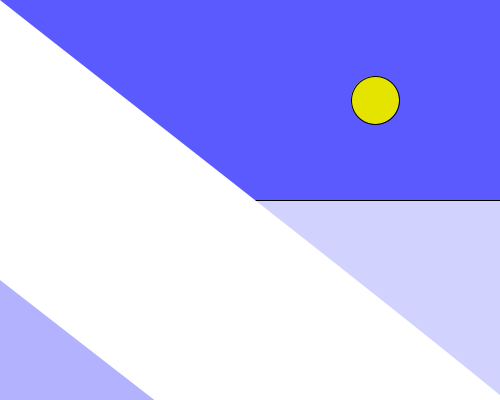
Frame 1 (no input)
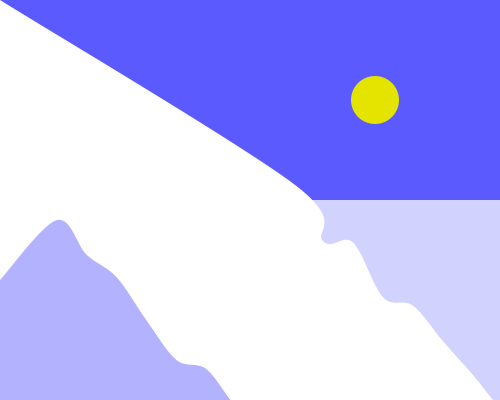
Frame 60 (the mouse pressed at the canvas centre just before this capture)
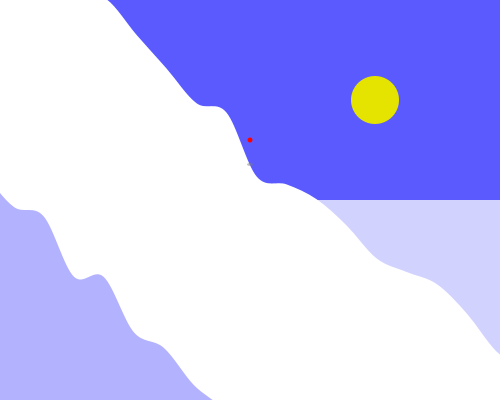
Frame 120 (the mouse held since frame 60 and released just before this capture)

The Processing sketch that drew these frames (run headless with seeded random() and noise(); from frame 60 on, the mouse is pressed at the canvas centre):

// Processing sketch: processing_187361
// ── processing_187361.pde

class curveGroup
{
  Boolean passed = false;
  ArrayList<PVector> verts;
  terrainLayer mylr;
  public curveGroup(float startx, float starty, terrainLayer lr)
  {
    verts = new ArrayList();
    int pointN = (int)(random(1)*10);
    mylr = lr;
    for(int i = 0; i < 1 + pointN; i++)
    {
      float xo = startx+(terrainPointSpacing*(i+1));
      float yo = starty+(terrainPointSpacing*(i+1)) + (-20 + random(40));
      
      verts.add(new PVector(xo, yo));
    }
  }
  
  void move(float globalSpeed)
  {
    if(passed) return;
    //move all towards 0,0 with globalSpeed
    for(PVector v : verts)
    {
      v.x -= globalSpeed;
      v.y -= globalSpeed;
    }
  }
  
  public PVector getLastVector()
  {
    return verts.get(verts.size()-1);
  }
  
  void apply()
  {
    if(passed) return;
    passed = true;
    for(PVector v : verts)
    {
      curveVertex(v.x, v.y);
      if(v.x > 0)
      {
        passed = false;
      }
      else
      {
        mylr.origin = v;
      }
    }
  }
  
  void debug()
  {
   if(passed) return; 
    for(PVector v : verts)
    {
      fill(255, 0, 0);
      noStroke();
      ellipse(v.x, v.y, 3, 3);
    }
  }  
}

class terrainLayer
{
  ArrayList<curveGroup> curves;
  PVector origin = new PVector(0,0);
  float offsetX = 0;
  float offsetY = 0;
  float moveSpd = 1;
  color terrainColor;

  public terrainLayer(float offsetx, float offsety, float moveSpeed, color col)
  {
    curves = new ArrayList();
    addCurveGroup();
    offsetX = offsetx;
    offsetY = offsety;
    moveSpd = moveSpeed;
    terrainColor = col;
  }
  
  ArrayList<PVector> aroundX(float x)
  {
    PVector lastPos = curves.get(0).verts.get(0);
    ArrayList<PVector> returnValues = new ArrayList();
    
    for(curveGroup grp : curves)
    {
      for(PVector vrt : grp.verts)
      {
        if(x > vrt.x)
        {
          lastPos = vrt;
        }
        else
        {
          returnValues.add(lastPos);
          returnValues.add(vrt);
          return returnValues;
        }   
      }
    }
    
    return null;
  }
  
  void addCurveGroup()
  {
    PVector LastCurveVector = new PVector(width, height);
    if(curves.size() > 0)
    {
      LastCurveVector = curves.get(curves.size()-1).getLastVector();
    }
    curves.add(new curveGroup(LastCurveVector.x, LastCurveVector.y, this));
  }  
  
  void draw()
  {
    //draw 'terrain'
    pushMatrix();
    translate(offsetX, offsetY);
    fill(terrainColor);
    noStroke();
    beginShape();
    curveVertex(origin.x, origin.y); // the first control point
    curveVertex(origin.x, origin.y); // is also the start point of curve
    
    for(curveGroup grp : curves)
    {
      grp.move(moveSpd);
      grp.apply();
    }
   
    curveVertex(width, height); // the last point of curve
    curveVertex(width, height); // is also the last control point
    vertex(0, height);
    vertex(0,0);
    endShape(CLOSE);
     
    //clean up passed curve groups
    for(int i=curves.size()-1; i > 0; i--)
    {
      if(curves.get(i).passed)
      {
        curves.remove(i);
      }
    }
    
    while(curves.size() < 8)
    {
      addCurveGroup();
    }
    /*
    for(curveGroup grp : curves)
    {
      grp.debug();
    }
    */
    popMatrix();
  }
}

class skier
  {
    PVector pos;
    terrainLayer myLayer;
    float initialGrav = 0.2;
    float grav = 0.2;
    
    float xspd = 1;
    
    public skier(terrainLayer tl, float xpos)
    {
      grav = initialGrav;
      pos = new PVector(xpos, 0);
      myLayer = tl;
    }
    
    void draw()
    {
      //get control points closest to x position
      ArrayList<PVector> points = myLayer.aroundX(pos.x);
      
      if(points == null || points.size() < 1)
      {
        return;
      }
      
      //lerp to find line
      float distX = points.get(1).x - points.get(0).x;
      
      float percentileDist = (pos.x - points.get(0).x) / distX;
      
      //tgr : this lerp has no idea of the actual terrain. it is linear
      //also, why on earth can't i lerp PVectors in processingjs?
      
      float lerpedX = lerp(points.get(0).x, points.get(1).x, percentileDist);
      float lerpedY = lerp(points.get(0).y, points.get(1).y, percentileDist);
      
      PVector hitPoint = new PVector(lerpedX, lerpedY);

      //we can conveniently use the hitpoint to draw the skier's shadow, i guess.
      fill(128,128,128,128);
      ellipse(hitPoint.x, hitPoint.y+2, 6, 3);
      
      //this means we are in the air
      if( pos.y < hitPoint.y )
      {
        pos.y += grav;
        grav += 0.05;
        xspd *= 0.97;
      }
      else
      {
        //this means we are on the ground
        pos.y = hitPoint.y;
        if(grav > initialGrav)
        {
          //retain momentum...
          xspd += grav - initialGrav;
        }
        grav = initialGrav;
        
        xspd += 0.1;
        
      }
      
      fill(255,0,0);
      ellipse(pos.x, pos.y, 5, 5);
    }
    
  }

ArrayList<terrainLayer> layers = new ArrayList();
skier ski;
float terrainPointSpacing = 30;
void setup()
{
  terrainLayer skiLayer = new terrainLayer(0,0,1, color(255,255,255)); 
  layers.add(skiLayer);
  layers.add(new terrainLayer(0,280,1.5, color(178,178,255)));
  
  size(500, 400);
  
  ski = new skier(skiLayer, width/2);
  
  background(255);
  smooth();
}

void draw()
{
  background(90,90,255);
  
  fill(228,228,0);
  ellipse(width-(width/4), (height/4), 48, 48);
  
  fill(210,210,255);
  rect(0, height/2, width, height/2);
  
  for(terrainLayer lr : layers)
  {
    lr.draw();
  }
  
  ski.draw();
  
  for(int i = 0; i < layers.size(); i++)
  {
    layers.get(i).moveSpd = ski.xspd * (i+1);
  } 
}
